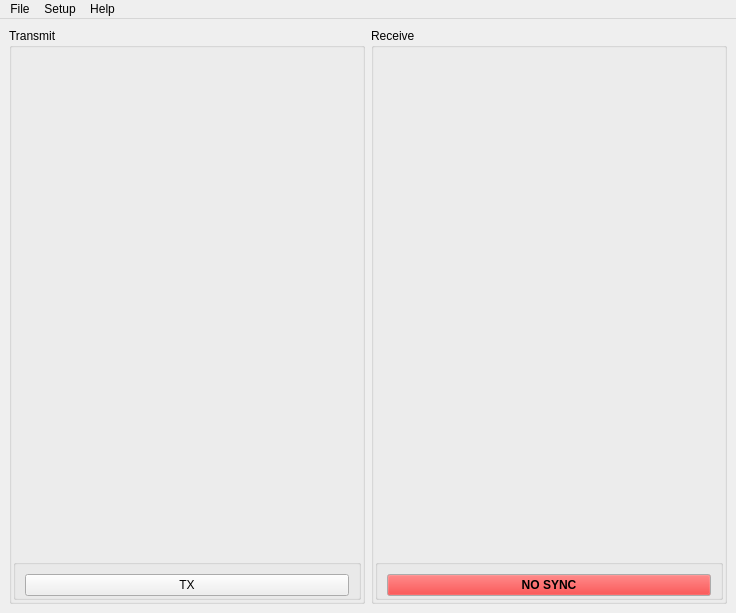
<?xml version="1.0" encoding="UTF-8"?>
<ui version="4.0">
 <class>MainWindow</class>
 <widget class="QMainWindow" name="MainWindow">
  <property name="geometry">
   <rect>
    <x>0</x>
    <y>0</y>
    <width>736</width>
    <height>613</height>
   </rect>
  </property>
  <property name="windowTitle">
   <string>NBTV Transceiver by VE3KCN</string>
  </property>
  <widget class="QWidget" name="centralwidget">
   <layout class="QHBoxLayout" name="horizontalLayout">
    <item>
     <widget class="QGroupBox" name="txGroupBox">
      <property name="title">
       <string>Transmit</string>
      </property>
      <property name="flat">
       <bool>false</bool>
      </property>
      <property name="checkable">
       <bool>false</bool>
      </property>
      <layout class="QVBoxLayout" name="verticalLayout_2">
       <property name="leftMargin">
        <number>1</number>
       </property>
       <property name="topMargin">
        <number>1</number>
       </property>
       <property name="rightMargin">
        <number>1</number>
       </property>
       <property name="bottomMargin">
        <number>1</number>
       </property>
       <item>
        <widget class="QLabel" name="txGfx">
         <property name="sizePolicy">
          <sizepolicy hsizetype="Expanding" vsizetype="Expanding">
           <horstretch>0</horstretch>
           <verstretch>0</verstretch>
          </sizepolicy>
         </property>
         <property name="minimumSize">
          <size>
           <width>32</width>
           <height>0</height>
          </size>
         </property>
         <property name="sizeIncrement">
          <size>
           <width>32</width>
           <height>50</height>
          </size>
         </property>
         <property name="frameShape">
          <enum>QFrame::NoFrame</enum>
         </property>
         <property name="frameShadow">
          <enum>QFrame::Sunken</enum>
         </property>
         <property name="text">
          <string/>
         </property>
         <property name="scaledContents">
          <bool>true</bool>
         </property>
         <property name="alignment">
          <set>Qt::AlignCenter</set>
         </property>
        </widget>
       </item>
       <item>
        <widget class="QGroupBox" name="formGroupBox">
         <property name="title">
          <string/>
         </property>
         <property name="flat">
          <bool>true</bool>
         </property>
         <layout class="QVBoxLayout" name="verticalLayout">
          <property name="bottomMargin">
           <number>1</number>
          </property>
          <item>
           <widget class="QPushButton" name="txButton">
            <property name="text">
             <string>TX</string>
            </property>
           </widget>
          </item>
         </layout>
        </widget>
       </item>
      </layout>
     </widget>
    </item>
    <item>
     <widget class="QGroupBox" name="rxGroupBox">
      <property name="title">
       <string>Receive</string>
      </property>
      <property name="flat">
       <bool>false</bool>
      </property>
      <layout class="QVBoxLayout" name="verticalLayout_4">
       <property name="leftMargin">
        <number>1</number>
       </property>
       <property name="topMargin">
        <number>1</number>
       </property>
       <property name="rightMargin">
        <number>1</number>
       </property>
       <property name="bottomMargin">
        <number>1</number>
       </property>
       <item>
        <widget class="QLabel" name="rxGfx">
         <property name="sizePolicy">
          <sizepolicy hsizetype="Expanding" vsizetype="Expanding">
           <horstretch>0</horstretch>
           <verstretch>0</verstretch>
          </sizepolicy>
         </property>
         <property name="minimumSize">
          <size>
           <width>32</width>
           <height>0</height>
          </size>
         </property>
         <property name="sizeIncrement">
          <size>
           <width>32</width>
           <height>50</height>
          </size>
         </property>
         <property name="frameShadow">
          <enum>QFrame::Sunken</enum>
         </property>
         <property name="text">
          <string/>
         </property>
         <property name="scaledContents">
          <bool>true</bool>
         </property>
         <property name="alignment">
          <set>Qt::AlignCenter</set>
         </property>
        </widget>
       </item>
       <item>
        <widget class="QGroupBox" name="groupBox_2">
         <property name="title">
          <string/>
         </property>
         <property name="flat">
          <bool>true</bool>
         </property>
         <layout class="QVBoxLayout" name="verticalLayout_3">
          <property name="bottomMargin">
           <number>1</number>
          </property>
          <item>
           <widget class="QPushButton" name="syncButton">
            <property name="palette">
             <palette>
              <active>
               <colorrole role="Button">
                <brush brushstyle="SolidPattern">
                 <color alpha="255">
                  <red>255</red>
                  <green>0</green>
                  <blue>0</blue>
                 </color>
                </brush>
               </colorrole>
              </active>
              <inactive>
               <colorrole role="Button">
                <brush brushstyle="SolidPattern">
                 <color alpha="255">
                  <red>255</red>
                  <green>0</green>
                  <blue>0</blue>
                 </color>
                </brush>
               </colorrole>
              </inactive>
              <disabled>
               <colorrole role="Button">
                <brush brushstyle="SolidPattern">
                 <color alpha="255">
                  <red>255</red>
                  <green>0</green>
                  <blue>0</blue>
                 </color>
                </brush>
               </colorrole>
              </disabled>
             </palette>
            </property>
            <property name="font">
             <font>
              <weight>75</weight>
              <bold>true</bold>
             </font>
            </property>
            <property name="autoFillBackground">
             <bool>false</bool>
            </property>
            <property name="text">
             <string>NO SYNC</string>
            </property>
            <property name="checkable">
             <bool>false</bool>
            </property>
            <property name="autoDefault">
             <bool>false</bool>
            </property>
            <property name="default">
             <bool>false</bool>
            </property>
            <property name="flat">
             <bool>false</bool>
            </property>
           </widget>
          </item>
         </layout>
        </widget>
       </item>
      </layout>
     </widget>
    </item>
   </layout>
  </widget>
  <widget class="QMenuBar" name="menubar">
   <property name="geometry">
    <rect>
     <x>0</x>
     <y>0</y>
     <width>736</width>
     <height>30</height>
    </rect>
   </property>
   <widget class="QMenu" name="menuFile">
    <property name="title">
     <string>File</string>
    </property>
    <addaction name="fileQuit"/>
   </widget>
   <widget class="QMenu" name="menuSetup">
    <property name="title">
     <string>Setup</string>
    </property>
    <addaction name="setupAudio"/>
    <addaction name="setupVideo"/>
    <addaction name="setupRadio"/>
   </widget>
   <widget class="QMenu" name="menuHelp">
    <property name="title">
     <string>Help</string>
    </property>
    <addaction name="helpAbout"/>
   </widget>
   <addaction name="menuFile"/>
   <addaction name="menuSetup"/>
   <addaction name="menuHelp"/>
  </widget>
  <action name="fileQuit">
   <property name="text">
    <string>Quit</string>
   </property>
   <property name="shortcut">
    <string>Ctrl+Q</string>
   </property>
  </action>
  <action name="setupAudio">
   <property name="text">
    <string>Audio...</string>
   </property>
  </action>
  <action name="setupVideo">
   <property name="text">
    <string>Video...</string>
   </property>
  </action>
  <action name="setupRadio">
   <property name="text">
    <string>Radio...</string>
   </property>
  </action>
  <action name="helpAbout">
   <property name="text">
    <string>About</string>
   </property>
  </action>
 </widget>
 <resources/>
 <connections/>
</ui>
